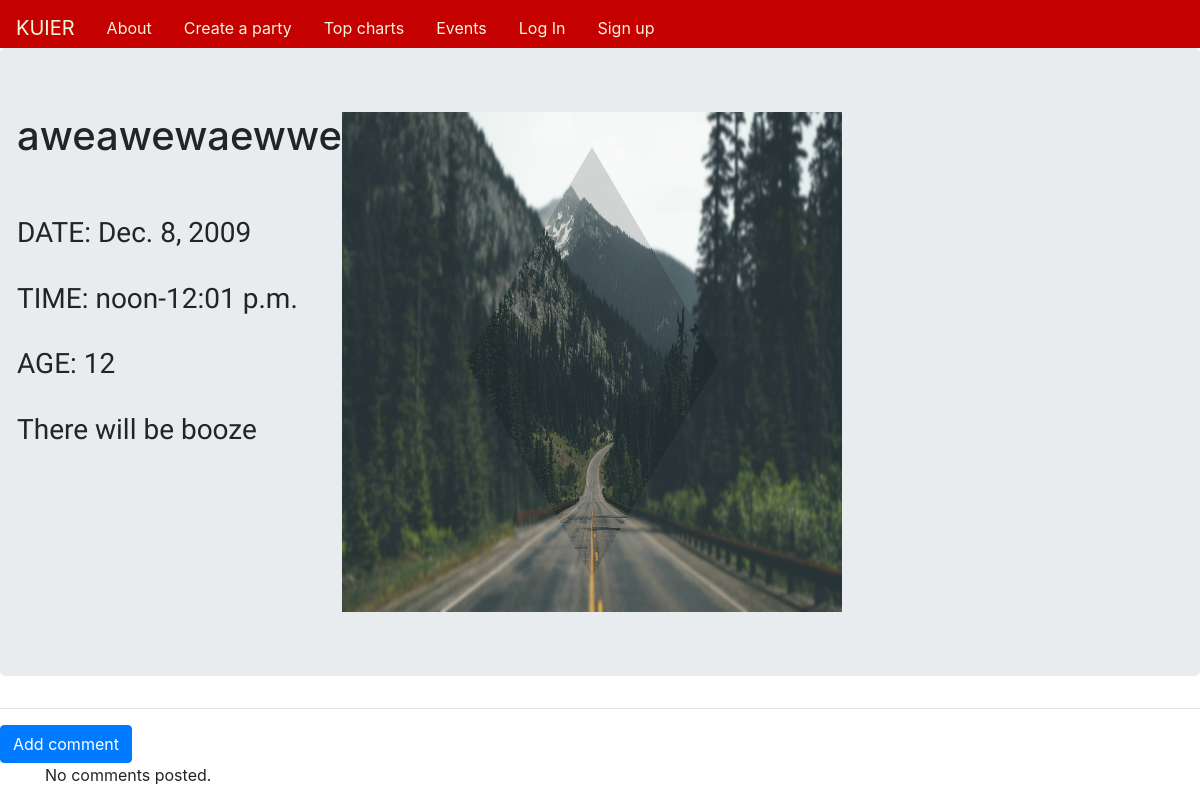
Screenshot of /35/ with the database file from the repository.
### party/models.py (models this page shows, shortened)
class Post(models.Model):
    user = models.ForeignKey(User,related_name='party',on_delete=models.CASCADE,default='1')
    title = models.CharField(max_length=30)
    date = models.DateField()
    time = models.TimeField()
    timeend = models.TimeField()
    age = models.CharField(max_length=30)
    color = models.CharField(max_length=30,choices=COUNTRY_CHOICES, default='america')
    drinks = models.BooleanField(default=False)
    image = models.ImageField(upload_to = 'imgs',default='none/none.png')
    location = models.CharField(max_length=30,default='no location specified')
    keyword = models.CharField(max_length=30,default='no keywords')

### party/views.py (the view, shortened to what this page needs)
# urls.py: path('<int:pk>/',views.PostDetailView.as_view(), name='partydetail'),
class PostDetailView(SelectRelatedMixin,DetailView):
    model = Post
    template_name = 'party/post_detail.html'
    context_object_name = 'details'
    selectrelated = ['user']
    def get_object(self):
        id_ = self.kwargs.get('pk')
        return get_object_or_404(Post,pk=id_)

### party/templates/party/post_detail.html
{% extends 'party/home.html' %}
{% block body_block %}
<div class='jumbotron'>
<div class='row'>
<div class='md-col-6'>
<h1>{{ details.title }}</h1>
<br>
<br>
<h3 id=headings>DATE:  {{details.date}}</h3>
<br>
<h3 id=headings>TIME:  {{details.time}}-{{details.timeend}}</h3>
<br>
<h3 id=headings>AGE:  {{details.age}}</h3>
<br>
{% if details.drinks == True %}
<h3 id=headings>There will be booze</h3>
{% else %}
<h3 id=headings>No ALCOHOL</h3>
{% endif %}
<br>
</div>
<div class='md-col-6'>
    <img src="{{ details.image.url }}" width='500' height='500'>
</div>
</div>
</div>
<hr>
<a class="btn btn-primary btn-comment" href="{% url 'party:add_comment_to_post' pk=details.pk %}">Add comment</a>
<div class="container">
{% for commenta in commentlist %}
<br>
            {{ commenta.created_date }}
            <a class="btn btn-default" href="{% url 'party:comment_remove' pk=comment.pk %}"><span class="glyphicon glyphicon-remove"></span></a>
        <p>{{ commenta.text|safe|linebreaks }}</p>
        <p>Posted by: <strong>{{ commenta.author }}</strong></p>
{% empty %}
    <p>No comments posted.</p>
{% endfor %}
</div>
{% endblock %}

### party/static/css/style.css (style rules this page uses)
#headings { font-family: 'Questrial', sans-serif; }

### rows the page displays
Post: title "aweawewaewwe", date "Dec. 8, 2009", time "noon", timeend "12:01 p.m.", age "12", image (picture)
